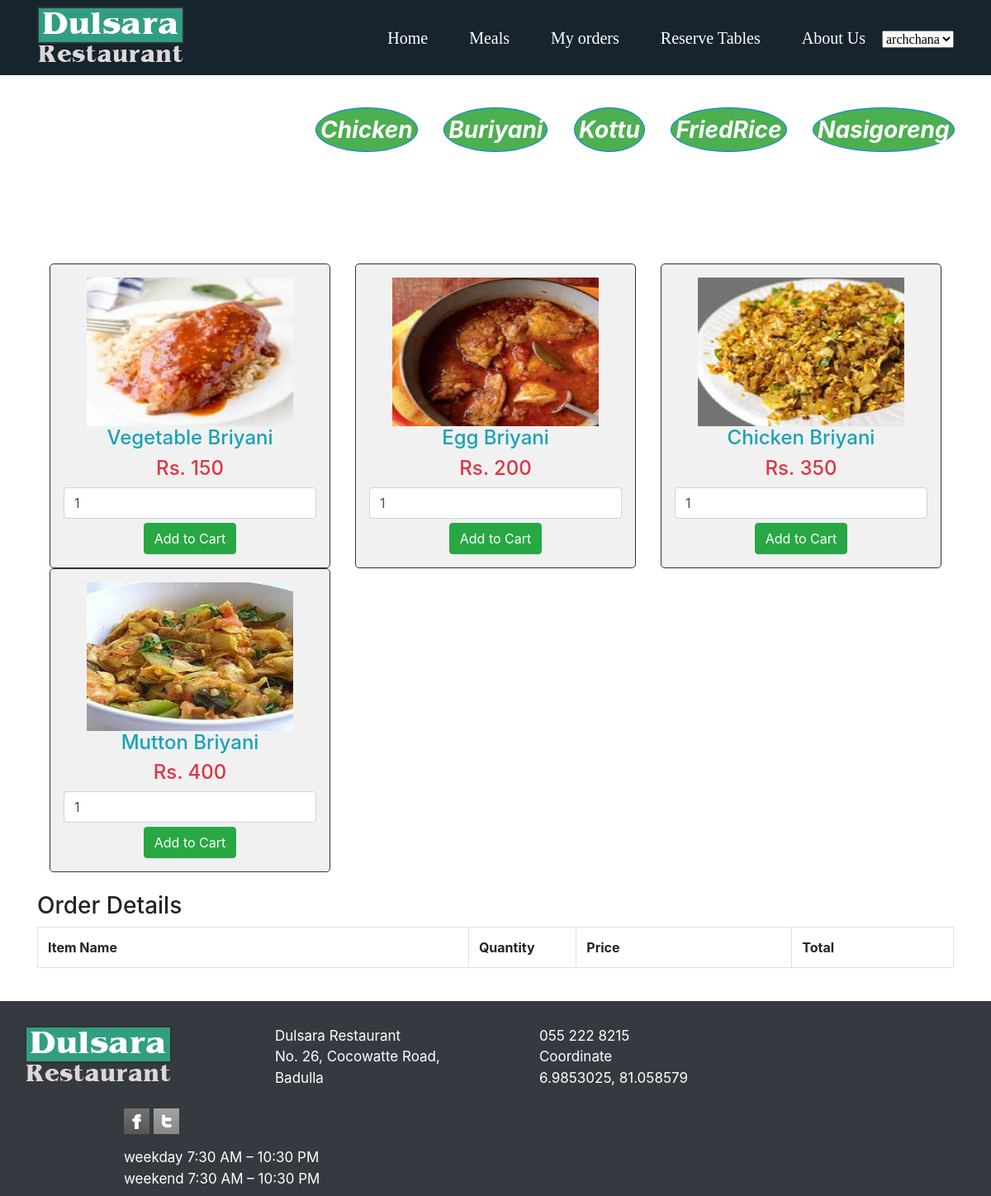
The app's page /orderhere/buriyani1.php (signed in) with its own data.
### tables this page shows
CREATE TABLE `foods` (
  `food_id` int(20) NOT NULL,
  `food_name` varchar(100) NOT NULL,
  `food_desc` varchar(500) NOT NULL,
  `category_name` varchar(100) NOT NULL,
  `unit_price1` int(100) NOT NULL,
  `gallery_link` varchar(100) NOT NULL
);

### orderhere/buriyani1.php (the view, shortened to what this page needs)
<!doctype html>
<html lang="en">
  <head>
    <link rel="stylesheet" href="https://stackpath.bootstrapcdn.com/bootstrap/4.1.3/css/bootstrap.min.css">
  </head>
  <body>
								<nav class="navbar navbar-light" style="background-color:#16242D;">
										<div class="container" style="font-family:navfont; font-color:White;">
											<img src="../Images/logo.png" alt="Dulsara logo">
												<div id="navcontent">
													<a class="navbar-brand" style="color:White;" href="../home_cus.php">Home</a>
													<a class="navbar-brand" style="color:White;" href="ordernow.php">Meals</a>
													<a class="navbar-brand" style="color:White;" href="view_order.php">My orders</a>
													<a class="navbar-brand" style="color:White;" href="../tableneww.php">Reserve Tables</a>
													<a class="navbar-brand" style="color:White;"href="../AboutUs.php"> About Us</a>
                                                    <?php  if (isset($_SESSION['cus_id'])) {
			                     $row= $_SESSION['cus_fname'];}  ?>
                           <select name="forma" onchange="location=this.value;">
                          <option value=""> <a class="navbar-brand" href=" " style="color:Red;"><?php echo $row; ?></a></option>
                            </select>
												</div>
										</div>
								</nav>
								<br>
<div class="btn-toolbar">
					 <a class="btn btn-primary" href="ordernow.php" style="padding: 5px 5px; font-weight: ; font-size: 28px; background-color: #4CAF50; border-radius: 50%;" role="button">Chicken</a>&nbsp&nbsp&nbsp&nbsp&nbsp&nbsp&nbsp
					 <a class="btn btn-primary" href="buriyani1.php" style="padding: 5px 5px; font-weight: bold; font-size: 28px; background-color: #4CAF50; border-radius: 50%;" role="button">Buriyani</a>&nbsp&nbsp&nbsp&nbsp&nbsp&nbsp&nbsp
					 <a class="btn btn-primary" href="kothu1.php" style="padding: 5px 5px; font-weight: bold; font-size: 28px; background-color: #4CAF50; border-radius: 50%;" role="button"">Kottu</a>&nbsp&nbsp&nbsp&nbsp&nbsp&nbsp&nbsp
					 <a class="btn btn-primary" href="friedrice1.php" style="padding: 5px 5px; font-weight: bold; font-size: 28px; background-color: #4CAF50; border-radius: 50%;" role="button">FriedRice</a>&nbsp&nbsp&nbsp&nbsp&nbsp&nbsp&nbsp
					<a class="btn btn-primary" href="nasi1.php" style="padding: 5px 5px; font-weight: bold; font-size: 28px; background-color: #4CAF50; border-radius: 50%;" role="button">Nasigoreng</a>&nbsp&nbsp&nbsp&nbsp&nbsp&nbsp&nbsp
			   </div>
                 <?php
                             include '../includes/dbh.inc.php';
?>
		<div class="container">
			<br />
			<br />
			<br /><br />
			<?php
				$query = "SELECT * FROM foods where (category_name='Briyani') ORDER BY food_id ASC";
				$result = mysqli_query($conn, $query);
				if(mysqli_num_rows($result) > 0)
				{
					while($row = mysqli_fetch_array($result))
					{
				?>
			<div class="col-md-4">
				<form method="post" action="buriyani1.php?action=add&id=<?php echo $row["food_id"]; ?>">
					<div style="border:1px solid #333; background-color:#f1f1f1; border-radius:5px; padding:16px;" align="center">
						<img  style="width:250px;height:180px" src="../images/<?php echo $row["gallery_link"]; ?>" class="img-responsive" /><br />
						<h4 class="text-info"><?php echo $row["food_name"]; ?></h4>
						<h4 class="text-danger">Rs. <?php echo $row["unit_price1"]; ?></h4>
						<input type="text" name="quantity" value="1" class="form-control" />
				<?php	if(isset($_SESSION['cus_id'])){
	echo '<input type="submit" name="add_to_cart" style="margin-top:5px;" class="btn btn-success" value="Add to Cart" />';
}else{
echo '<a class="link" href="login.php" style="text-decoration:none">add cart</a>';
}
?>
					</div>
				</form>
			</div>
					<?php }}?>
			<br />
			<h3>Order Details</h3>
			<div class="table-responsive">
			<form action="cart1.php" method="POST">
				<table class="table table-bordered">
				<tr>
						<th width="40%">Item Name</th>
						<th width="10%">Quantity</th>
						<th width="20%">Price</th>
						<th width="15%">Total</th>
					</tr>
				</table>
				</form>
			</div>
		</div>
	<br />
<div id="footer">
			<nav class="navbar navbar-dark bg-dark" style="padding-top: 30px;">
				<div class="container">
					<div class="row">
							<div class="col1">
								<img src="../Images/logo.png" alt="Dulsara Logo"></br></br>
							</div>
						<div class="col2">
								Dulsara Restaurant
								<address> No. 26, Cocowatte Road,</br>Badulla</address>
						</div>
						<div class="col3">
						055 222 8215 <br>
						Coordinate<br> <a href="https://www.google.com/maps/place/6.9853025,81.058579" target="_blank" style="color:white;"> 6.9853025, 81.058579</a>
						</div>
						<div class="col4">
							<p class="icons">
								<a href="#" class="normaltip" title="Facebook"><img src="../Images/icon1.gif" alt=""></a>
								<a href="#" class="normaltip" title="Twitter"><img src="../Images/icon3.gif" alt=""></a>
							</p>
									 weekday      7:30 AM – 10:30 PM <br>
									weekend    7:30 AM – 10:30 PM
						</div>
					</div>
				</div>
			</nav>
		</div>
</body>
</html>

### orderhere/buriyani1.php (style rules this page uses)
[class*="col-"] { float: left; }
body { ddbackground-image: url(../Images/bg_slider.jpg); background-color:#D8D9D***B; }
* { box-sizing: border-box; }
.row:after { content: ""; display: table; clear: both; }
.btn-toolbar { margin-left:350px; text-align: center; align-content:center; padding: 15px 32px; cursor: pointer; border-radius: 50%; }
.btn-primary { border-radius: 12px; text-align: center; padding: 12px 28px; background-color: #A9A9A9; font-weight: bold; font-style: italic; cursor: pointer; }
.navbar-brand { padding-left: 30px; }
.col2 { padding-left: 120px; }
.col3 { padding-left: 120px; }
.col4 { padding-left: 120px; color:White; }
.icons { align-items: center; }
#footer { color: White; font-size:17px; }

### records on screen
foods: gallery_link (picture), food_name "Vegetable Briyani", unit_price1 "150"
foods: gallery_link (picture), food_name "Egg Briyani", unit_price1 "200"
foods: gallery_link (picture), food_name "Chicken Briyani", unit_price1 "350"
foods: gallery_link (picture), food_name "Mutton Briyani", unit_price1 "400"
